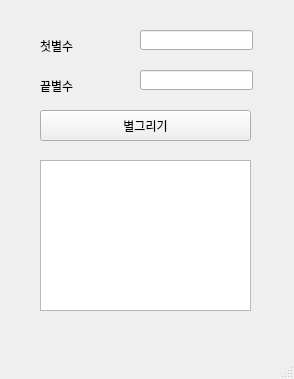
<?xml version="1.0" encoding="UTF-8"?>
<ui version="4.0">
 <class>MainWindow</class>
 <widget class="QMainWindow" name="MainWindow">
  <property name="geometry">
   <rect>
    <x>0</x>
    <y>0</y>
    <width>294</width>
    <height>379</height>
   </rect>
  </property>
  <property name="windowTitle">
   <string>MainWindow</string>
  </property>
  <widget class="QWidget" name="centralwidget">
   <widget class="QLabel" name="lbl_first">
    <property name="geometry">
     <rect>
      <x>40</x>
      <y>40</y>
      <width>56</width>
      <height>12</height>
     </rect>
    </property>
    <property name="text">
     <string>첫별수</string>
    </property>
   </widget>
   <widget class="QLabel" name="lbl_last">
    <property name="geometry">
     <rect>
      <x>40</x>
      <y>80</y>
      <width>56</width>
      <height>12</height>
     </rect>
    </property>
    <property name="text">
     <string>끝별수</string>
    </property>
   </widget>
   <widget class="QLineEdit" name="le_first">
    <property name="geometry">
     <rect>
      <x>140</x>
      <y>30</y>
      <width>113</width>
      <height>20</height>
     </rect>
    </property>
   </widget>
   <widget class="QLineEdit" name="le_last">
    <property name="geometry">
     <rect>
      <x>140</x>
      <y>70</y>
      <width>113</width>
      <height>20</height>
     </rect>
    </property>
   </widget>
   <widget class="QPushButton" name="pb">
    <property name="geometry">
     <rect>
      <x>40</x>
      <y>110</y>
      <width>211</width>
      <height>31</height>
     </rect>
    </property>
    <property name="text">
     <string>별그리기</string>
    </property>
   </widget>
   <widget class="QPlainTextEdit" name="pte">
    <property name="geometry">
     <rect>
      <x>40</x>
      <y>160</y>
      <width>211</width>
      <height>151</height>
     </rect>
    </property>
   </widget>
  </widget>
  <widget class="QMenuBar" name="menubar">
   <property name="geometry">
    <rect>
     <x>0</x>
     <y>0</y>
     <width>294</width>
     <height>21</height>
    </rect>
   </property>
  </widget>
  <widget class="QStatusBar" name="statusbar"/>
 </widget>
 <resources/>
 <connections/>
</ui>
